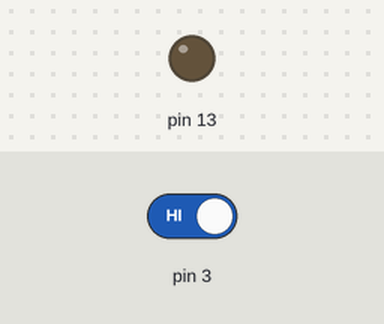
A sketch run on a simulated Arduino Uno, built with avr-gcc and run on an emulated ATmega328P. Shown: output pins drawn as LEDs (lit = HIGH). The test bench sets the inputs (shaded band); at power-on: pin 3 HIGH.

Above: at 1.2 s.
1.3 s: pin 3 driven LOW
At 2.0 s:
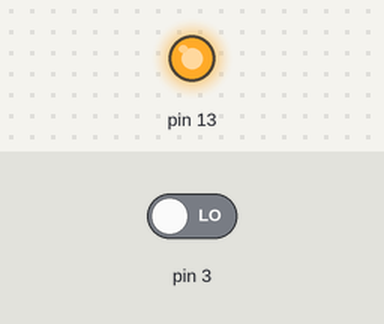
Timing chart, 0 to 4.3 s (numbered marks = the images above; inputs shaded):
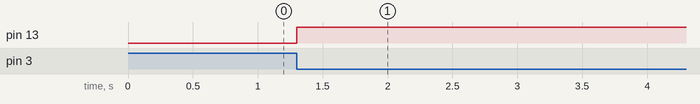

Measured:
- after the input at 1.3 s, pin 13: LOW → HIGH at once

The sketch:

Pull_up_resist.ino
```cpp
//풀업
volatile byte state = HIGH; //volatile 뭔지 모름 질문필요

void isr()
{
  //static int count = 0;
  //Serial.println(count++);
  digitalWrite(13,state);
  state = !state;
}

 void setup() {
  attachInterrupt(1, isr, FALLING);
  Serial.begin(9600);
  pinMode(13, OUTPUT);
}

void loop() {

}
```
